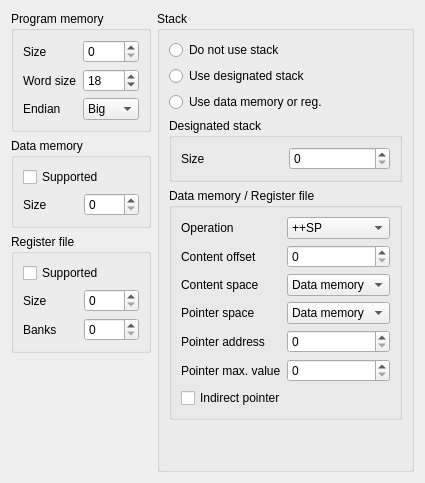
     <widget class="QWidget" name="tabMemory">
      <attribute name="title">
       <string>Memory</string>
      </attribute>
      <layout class="QGridLayout" name="gridLayout_7">
       <item row="0" column="0">
        <widget class="QGroupBox" name="groupBox_2">
         <property name="title">
          <string>Program memory</string>
         </property>
         <layout class="QGridLayout" name="gridLayout_10">
          <item row="0" column="0">
           <widget class="QLabel" name="label_3">
            <property name="text">
             <string>Size</string>
            </property>
           </widget>
          </item>
          <item row="1" column="0">
           <widget class="QLabel" name="label_6">
            <property name="text">
             <string>Word size</string>
            </property>
           </widget>
          </item>
          <item row="2" column="0">
           <widget class="QLabel" name="label_7">
            <property name="text">
             <string>Endian</string>
            </property>
           </widget>
          </item>
          <item row="2" column="1">
           <widget class="QComboBox" name="comboBox_2">
            <item>
             <property name="text">
              <string>Big</string>
             </property>
            </item>
            <item>
             <property name="text">
              <string>Little</string>
             </property>
            </item>
           </widget>
          </item>
          <item row="0" column="1">
           <widget class="QSpinBox" name="spinBox_10"/>
          </item>
          <item row="1" column="1">
           <widget class="QSpinBox" name="spinBox_11">
            <property name="minimum">
             <number>4</number>
            </property>
            <property name="maximum">
             <number>24</number>
            </property>
            <property name="value">
             <number>18</number>
            </property>
           </widget>
          </item>
         </layout>
        </widget>
       </item>
       <item row="1" column="0">
        <widget class="QGroupBox" name="groupBox_3">
         <property name="title">
          <string>Data memory</string>
         </property>
         <layout class="QGridLayout" name="gridLayout_9">
          <item row="0" column="0" colspan="2">
           <widget class="QCheckBox" name="checkBox_12">
            <property name="text">
             <string>Supported</string>
            </property>
           </widget>
          </item>
          <item row="1" column="0">
           <widget class="QLabel" name="label_8">
            <property name="text">
             <string>Size</string>
            </property>
           </widget>
          </item>
          <item row="1" column="1">
           <widget class="QSpinBox" name="spinBox_6"/>
          </item>
         </layout>
        </widget>
       </item>
       <item row="2" column="0">
        <widget class="QGroupBox" name="groupBox_4">
         <property name="title">
          <string>Register file</string>
         </property>
         <layout class="QGridLayout" name="gridLayout_8">
          <item row="0" column="0" colspan="2">
           <widget class="QCheckBox" name="checkBox_13">
            <property name="text">
             <string>Supported</string>
            </property>
           </widget>
          </item>
          <item row="1" column="0">
           <widget class="QLabel" name="label_9">
            <property name="text">
             <string>Size</string>
            </property>
           </widget>
          </item>
          <item row="2" column="0">
           <widget class="QLabel" name="label_10">
            <property name="text">
             <string>Banks</string>
            </property>
           </widget>
          </item>
          <item row="2" column="1">
           <widget class="QSpinBox" name="spinBox_3"/>
          </item>
          <item row="1" column="1">
           <widget class="QSpinBox" name="spinBox_7"/>
          </item>
         </layout>
        </widget>
       </item>
       <item row="3" column="0">
        <spacer name="verticalSpacer_2">
         <property name="orientation">
          <enum>Qt::Vertical</enum>
         </property>
         <property name="sizeHint" stdset="0">
          <size>
           <width>20</width>
           <height>40</height>
          </size>
         </property>
        </spacer>
       </item>
       <item row="0" column="1" rowspan="4">
        <widget class="QGroupBox" name="groupBox_5">
         <property name="title">
          <string>Stack</string>
         </property>
         <layout class="QVBoxLayout" name="verticalLayout">
          <item>
           <widget class="QRadioButton" name="radioButton">
            <property name="text">
             <string>Do not use stack</string>
            </property>
           </widget>
          </item>
          <item>
           <widget class="QRadioButton" name="radioButton_2">
            <property name="text">
             <string>Use designated stack</string>
            </property>
           </widget>
          </item>
          <item>
           <widget class="QRadioButton" name="radioButton_3">
            <property name="text">
             <string>Use data memory or reg.</string>
            </property>
           </widget>
          </item>
          <item>
           <widget class="QGroupBox" name="groupBox_10">
            <property name="sizePolicy">
             <sizepolicy hsizetype="Preferred" vsizetype="Preferred">
              <horstretch>0</horstretch>
              <verstretch>0</verstretch>
             </sizepolicy>
            </property>
            <property name="title">
             <string>Designated stack</string>
            </property>
            <layout class="QGridLayout" name="gridLayout_6">
             <item row="0" column="0">
              <widget class="QLabel" name="label_11">
               <property name="text">
                <string>Size</string>
               </property>
              </widget>
             </item>
             <item row="0" column="1">
              <widget class="QSpinBox" name="spinBox_4"/>
             </item>
            </layout>
           </widget>
          </item>
          <item>
           <widget class="QGroupBox" name="groupBox_9">
            <property name="sizePolicy">
             <sizepolicy hsizetype="Preferred" vsizetype="Preferred">
              <horstretch>0</horstretch>
              <verstretch>0</verstretch>
             </sizepolicy>
            </property>
            <property name="title">
             <string>Data memory / Register file</string>
            </property>
            <layout class="QGridLayout" name="gridLayout_14">
             <item row="1" column="0">
              <widget class="QLabel" name="label_13">
               <property name="text">
                <string>Content offset</string>
               </property>
              </widget>
             </item>
             <item row="0" column="1">
              <widget class="QComboBox" name="comboBox_3">
               <item>
                <property name="text">
                 <string>++SP</string>
                </property>
               </item>
               <item>
                <property name="text">
                 <string>SP++</string>
                </property>
               </item>
               <item>
                <property name="text">
                 <string>--SP</string>
                </property>
               </item>
               <item>
                <property name="text">
                 <string>SP--</string>
                </property>
               </item>
              </widget>
             </item>
             <item row="0" column="0">
              <widget class="QLabel" name="label_12">
               <property name="text">
                <string>Operation</string>
               </property>
              </widget>
             </item>
             <item row="3" column="0">
              <widget class="QLabel" name="label_15">
               <property name="text">
                <string>Pointer space</string>
               </property>
              </widget>
             </item>
             <item row="5" column="0">
              <widget class="QLabel" name="label_17">
               <property name="text">
                <string>Pointer max. value</string>
               </property>
              </widget>
             </item>
             <item row="4" column="0">
              <widget class="QLabel" name="label_16">
               <property name="text">
                <string>Pointer address</string>
               </property>
              </widget>
             </item>
             <item row="5" column="1">
              <widget class="QSpinBox" name="spinBox_5"/>
             </item>
             <item row="3" column="1">
              <widget class="QComboBox" name="comboBox_5">
               <item>
                <property name="text">
                 <string>Data memory</string>
                </property>
               </item>
               <item>
                <property name="text">
                 <string>Registers</string>
                </property>
               </item>
              </widget>
             </item>
             <item row="6" column="0" colspan="2">
              <widget class="QCheckBox" name="checkBox_14">
               <property name="text">
                <string>Indirect pointer</string>
               </property>
              </widget>
             </item>
             <item row="1" column="1">
              <widget class="QSpinBox" name="spinBox_8"/>
             </item>
             <item row="4" column="1">
              <widget class="QSpinBox" name="spinBox_9"/>
             </item>
             <item row="2" column="1">
              <widget class="QComboBox" name="comboBox_4">
               <item>
                <property name="text">
                 <string>Data memory</string>
                </property>
               </item>
               <item>
                <property name="text">
                 <string>Registers</string>
                </property>
               </item>
              </widget>
             </item>
             <item row="2" column="0">
              <widget class="QLabel" name="label_14">
               <property name="text">
                <string>Content space</string>
               </property>
              </widget>
             </item>
            </layout>
           </widget>
          </item>
          <item>
           <spacer name="verticalSpacer_3">
            <property name="orientation">
             <enum>Qt::Vertical</enum>
            </property>
            <property name="sizeHint" stdset="0">
             <size>
              <width>20</width>
              <height>40</height>
             </size>
            </property>
           </spacer>
          </item>
         </layout>
        </widget>
       </item>
      </layout>
     </widget>
